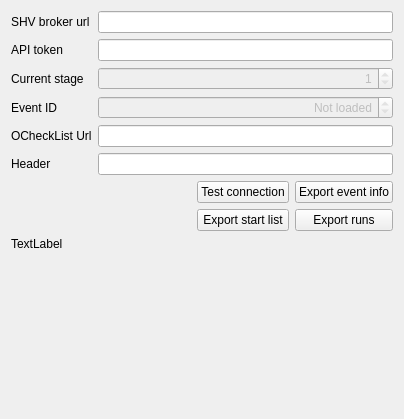
<?xml version="1.0" encoding="UTF-8"?>
<ui version="4.0">
 <class>Event::services::qx::QxEventServiceWidget</class>
 <widget class="QWidget" name="Event::services::qx::QxEventServiceWidget">
  <property name="geometry">
   <rect>
    <x>0</x>
    <y>0</y>
    <width>404</width>
    <height>419</height>
   </rect>
  </property>
  <property name="windowTitle">
   <string>SHV API service</string>
  </property>
  <layout class="QVBoxLayout" name="verticalLayout">
   <item>
    <layout class="QGridLayout" name="gridLayout">
     <item row="0" column="0">
      <widget class="QLabel" name="label_2">
       <property name="text">
        <string>SHV broker url</string>
       </property>
      </widget>
     </item>
     <item row="0" column="1">
      <widget class="QLineEdit" name="edServerUrl"/>
     </item>
     <item row="1" column="0">
      <widget class="QLabel" name="label_5">
       <property name="toolTip">
        <string>Fill this url into HTTP POST synchonization method in O-CheckList</string>
       </property>
       <property name="text">
        <string>API token</string>
       </property>
      </widget>
     </item>
     <item row="1" column="1">
      <widget class="QLineEdit" name="edApiToken"/>
     </item>
     <item row="2" column="0">
      <widget class="QLabel" name="label_6">
       <property name="toolTip">
        <string>Fill this url into HTTP POST synchonization method in O-CheckList</string>
       </property>
       <property name="text">
        <string>Current stage</string>
       </property>
      </widget>
     </item>
     <item row="2" column="1">
      <widget class="QSpinBox" name="edCurrentStage">
       <property name="enabled">
        <bool>false</bool>
       </property>
       <property name="alignment">
        <set>Qt::AlignmentFlag::AlignRight|Qt::AlignmentFlag::AlignTrailing|Qt::AlignmentFlag::AlignVCenter</set>
       </property>
       <property name="readOnly">
        <bool>true</bool>
       </property>
       <property name="minimum">
        <number>1</number>
       </property>
      </widget>
     </item>
     <item row="3" column="0">
      <widget class="QLabel" name="label_4">
       <property name="toolTip">
        <string>Fill this url into HTTP POST synchonization method in O-CheckList</string>
       </property>
       <property name="text">
        <string>Event ID</string>
       </property>
      </widget>
     </item>
     <item row="3" column="1">
      <widget class="QSpinBox" name="edEventId">
       <property name="enabled">
        <bool>false</bool>
       </property>
       <property name="alignment">
        <set>Qt::AlignmentFlag::AlignRight|Qt::AlignmentFlag::AlignTrailing|Qt::AlignmentFlag::AlignVCenter</set>
       </property>
       <property name="readOnly">
        <bool>true</bool>
       </property>
       <property name="specialValueText">
        <string>Not loaded</string>
       </property>
       <property name="value">
        <number>0</number>
       </property>
      </widget>
     </item>
     <item row="4" column="0">
      <widget class="QLabel" name="label_3">
       <property name="toolTip">
        <string>Fill this url into HTTP POST synchonization method in O-CheckList</string>
       </property>
       <property name="text">
        <string>OCheckList Url</string>
       </property>
      </widget>
     </item>
     <item row="4" column="1">
      <widget class="QLineEdit" name="edOChecklistUrl">
       <property name="readOnly">
        <bool>true</bool>
       </property>
      </widget>
     </item>
     <item row="5" column="0">
      <widget class="QLabel" name="label_7">
       <property name="toolTip">
        <string>Fill this url into HTTP POST synchonization method in O-CheckList</string>
       </property>
       <property name="text">
        <string>Header</string>
       </property>
      </widget>
     </item>
     <item row="5" column="1">
      <widget class="QLineEdit" name="edOChecklistUrlHeader">
       <property name="readOnly">
        <bool>true</bool>
       </property>
      </widget>
     </item>
    </layout>
   </item>
   <item>
    <layout class="QGridLayout" name="gridLayout_2">
     <item row="0" column="0">
      <spacer name="horizontalSpacer">
       <property name="orientation">
        <enum>Qt::Orientation::Horizontal</enum>
       </property>
       <property name="sizeHint" stdset="0">
        <size>
         <width>40</width>
         <height>20</height>
        </size>
       </property>
      </spacer>
     </item>
     <item row="0" column="2">
      <widget class="QPushButton" name="btExportEventInfo">
       <property name="text">
        <string>Export event info</string>
       </property>
      </widget>
     </item>
     <item row="0" column="1">
      <widget class="QPushButton" name="btTestConnection">
       <property name="text">
        <string>Test connection</string>
       </property>
      </widget>
     </item>
     <item row="1" column="1">
      <widget class="QPushButton" name="btExportStartList">
       <property name="text">
        <string>Export start list</string>
       </property>
      </widget>
     </item>
     <item row="1" column="2">
      <widget class="QPushButton" name="btExportRuns">
       <property name="text">
        <string>Export runs</string>
       </property>
      </widget>
     </item>
    </layout>
   </item>
   <item>
    <widget class="QLabel" name="lblStatus">
     <property name="text">
      <string>TextLabel</string>
     </property>
     <property name="wordWrap">
      <bool>true</bool>
     </property>
    </widget>
   </item>
   <item>
    <spacer name="verticalSpacer">
     <property name="orientation">
      <enum>Qt::Orientation::Vertical</enum>
     </property>
     <property name="sizeHint" stdset="0">
      <size>
       <width>20</width>
       <height>40</height>
      </size>
     </property>
    </spacer>
   </item>
  </layout>
 </widget>
 <tabstops>
  <tabstop>edServerUrl</tabstop>
  <tabstop>edOChecklistUrl</tabstop>
 </tabstops>
 <resources/>
 <connections/>
</ui>
